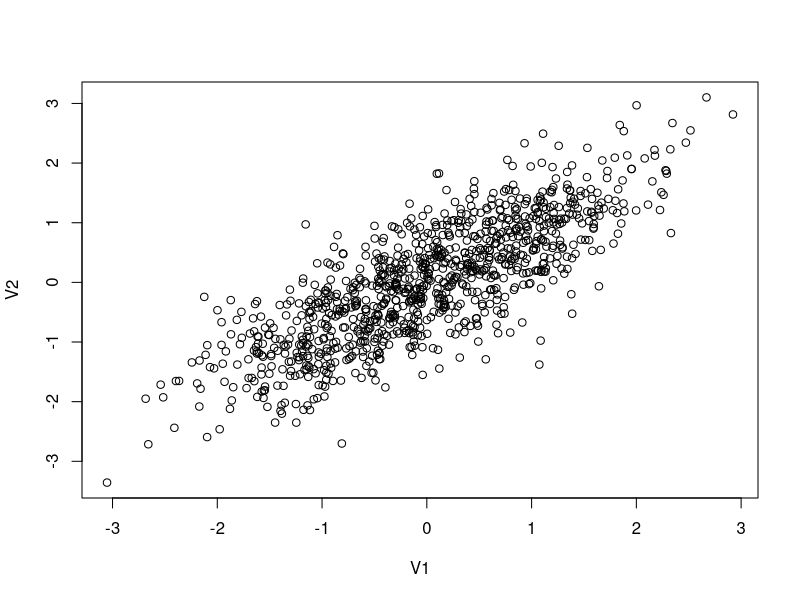
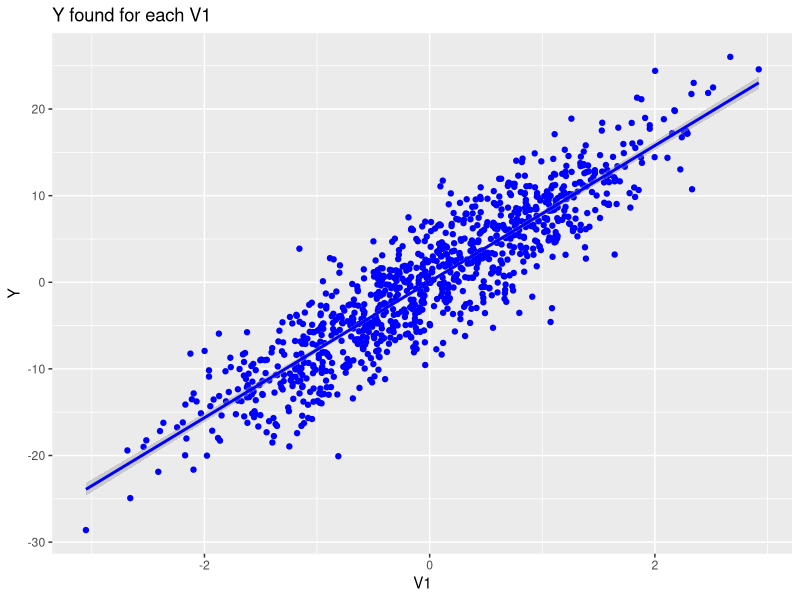
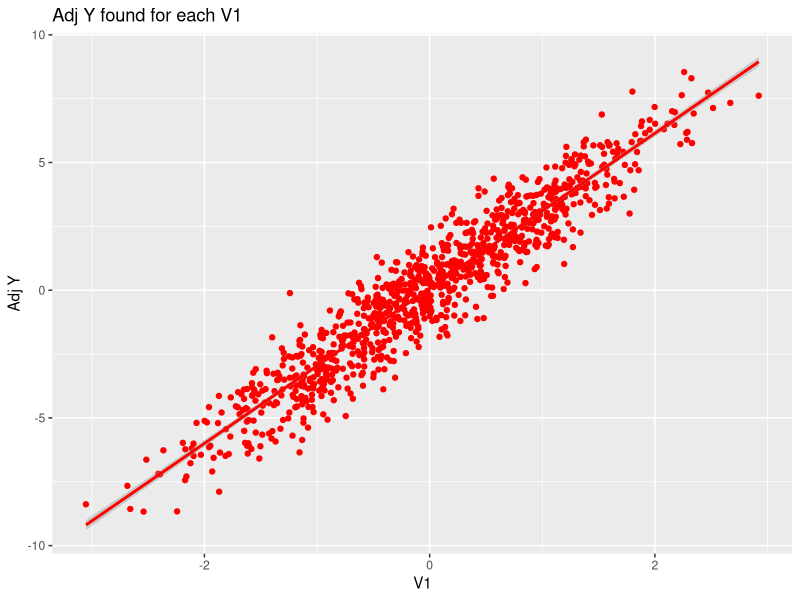

Recreate these plots in R, in order.
## ---- chunk 1
knitr::opts_chunk$set(echo = TRUE)
## ---- chunk 2
#This is a comment, alone in a chunk. 

## ---- chunk 3
library(MASS)
library(ggplot2)

out <- as.data.frame(mvrnorm(1000, mu = c(0,0), 
                     Sigma = matrix(c(1,0.8,0.8,1), ncol = 2), 
                     empirical = TRUE))
cor(out)
plot(out)

## ---- chunk 4
out$error<-rnorm(1000, mean=0, sd=1)

#The data generating process
B1<-3
B2<-6

out$Y<-out$V1*B1+out$V2*B2+out$error
## ---- chunk 5
first_reg <- lm(out$Y ~ out$V1 + out$V2, out)
summary(first_reg)

# Our estimates of Beta_1 and Beta_2 are not biased.
# The population the population value of Beta_1 (3) is  within our 95% confidence interval for Beta_1(2.871, 3.076), and the value of Beta_2 (6) is within our 95% confidence interval for Beta_2(5.912, 6.117).
## ---- chunk 6
second_reg <- lm(Y ~ V1, out)
summary(second_reg)

# Yes, Beta_1 is biased because the difference between the estimator and the population value is not 0. The population value for Beta_1(3) is not within our 95% confidence interval for Beta_1(7.548, 8.021).
## ---- chunk 7
intermediate_value <- coef(first_reg)[3]*out$V2
adjY <- out$Y - intermediate_value
third_reg <- lm(adjY ~ out$V1)
summary(third_reg)

#This variable is not biased, as the population coefficient Beta_1(3) is within the 95% confidence interval of the estimated coefficient Beta_1(2.926, 3.022).

## ---- chunk 8

plotted1<-ggplot(out, aes(V1, y = value, color = variable)) + 
    geom_point(aes(y = Y, col = "Y"), color = "blue") + 
    geom_smooth(method='lm', aes(y = Y, col = "Y"), color = "blue") + 
    ggtitle("Y found for each V1") + ylab("Y")
    
plotted2<-ggplot(out, aes(V1, y = value, color = variable)) +
    geom_point(aes(y = adjY, col = "adjY"), color = "red")+
    geom_smooth(method='lm', aes(y = adjY, col = "Y"), color = "red") + 
    ggtitle("Adj Y found for each V1") + ylab("Adj Y")

plotted1
plotted2
